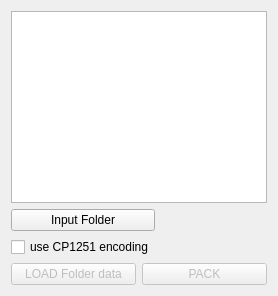
          <widget class="QWidget" name="subtab_pack">
           <attribute name="title">
            <string>pack</string>
           </attribute>
           <layout class="QVBoxLayout" name="verticalLayout_11">
            <item>
             <widget class="QListWidget" name="subtab_pack_list">
              <property name="editTriggers">
               <set>QAbstractItemView::NoEditTriggers</set>
              </property>
              <property name="alternatingRowColors">
               <bool>true</bool>
              </property>
             </widget>
            </item>
            <item>
             <layout class="QGridLayout" name="gridLayout_6">
              <item row="0" column="0">
               <widget class="QPushButton" name="subtab_pack_select_in">
                <property name="maximumSize">
                 <size>
                  <width>150</width>
                  <height>30</height>
                 </size>
                </property>
                <property name="text">
                 <string>Input Folder</string>
                </property>
               </widget>
              </item>
              <item row="0" column="1">
               <widget class="QLabel" name="subtab_pack_label_in">
                <property name="text">
                 <string/>
                </property>
                <property name="wordWrap">
                 <bool>true</bool>
                </property>
               </widget>
              </item>
              <item row="1" column="0">
               <widget class="QCheckBox" name="subtab_pack_kyrillicencode">
                <property name="text">
                 <string>use CP1251 encoding</string>
                </property>
               </widget>
              </item>
             </layout>
            </item>
            <item>
             <layout class="QHBoxLayout" name="horizontalLayout_12">
              <item>
               <widget class="QPushButton" name="subtab_pack_load">
                <property name="enabled">
                 <bool>false</bool>
                </property>
                <property name="text">
                 <string>LOAD Folder data</string>
                </property>
               </widget>
              </item>
              <item>
               <widget class="QPushButton" name="subtab_pack_pack">
                <property name="enabled">
                 <bool>false</bool>
                </property>
                <property name="text">
                 <string>PACK</string>
                </property>
               </widget>
              </item>
             </layout>
            </item>
           </layout>
          </widget>
